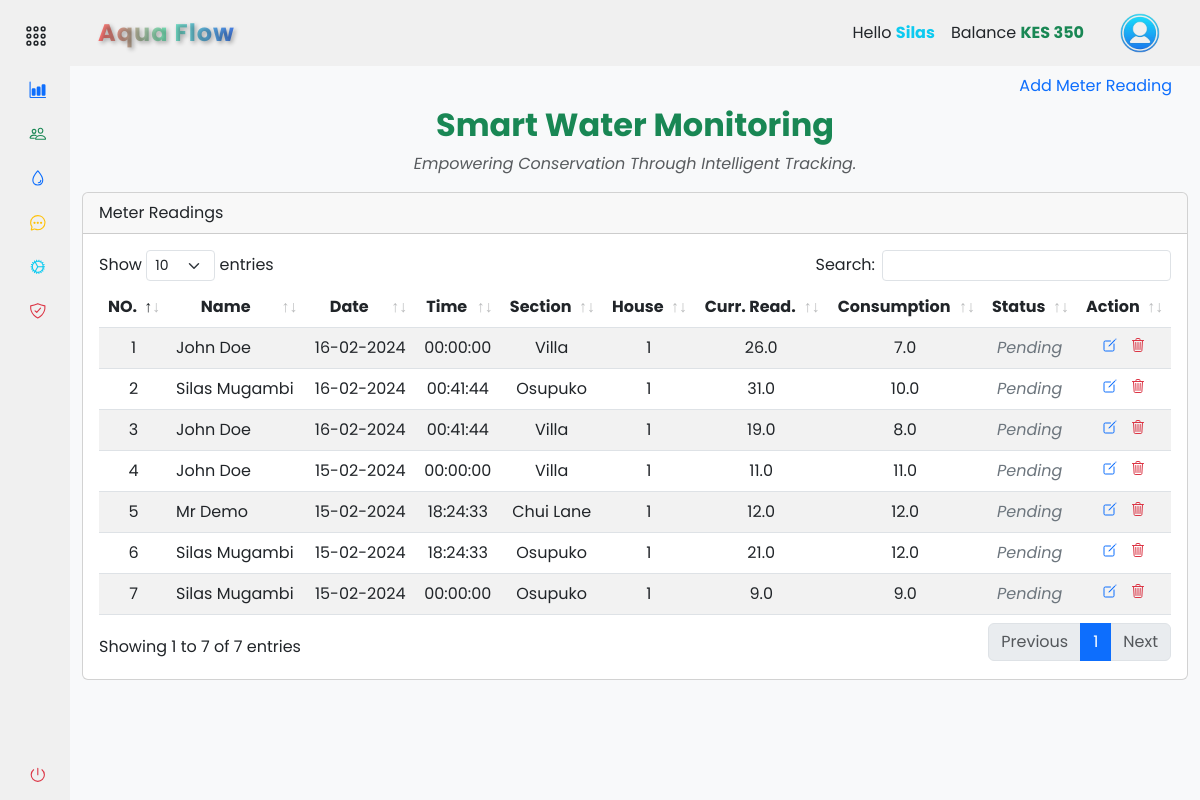
/accounts/records/meter_readings (signed in), run on the app's committed database.
### app/backend/database/models.py (models this page shows, shortened)
class Settings(db.Model):
    id = db.Column(db.Integer, primary_key=True)
    company_name = db.Column(db.String(255))
    unit_price = db.Column(db.Float)
    service_fee = db.Column(db.Float)
    house_sections = db.Column(db.String(255))
    bank_name = db.Column(db.String(255))
    paybill = db.Column(db.Integer)
    account_number = db.Column(db.Integer)
    contact_number = db.Column(db.String(20))

class User(db.Model, UserMixin):
    id = db.Column(db.Integer, primary_key=True)
    mobile_number = db.Column(db.String(20), unique=True, nullable=False)
    password_hash = db.Column(db.String(128), nullable=False)
    first_name = db.Column(db.String(50))
    last_name = db.Column(db.String(50))
    email = db.Column(db.String(120))
    house_section = db.Column(db.String(50))
    house_number = db.Column(db.String(20))
    profile_image = db.Column(db.String(255))
    is_active = db.Column(db.Boolean, default=True)
    is_admin = db.Column(db.Boolean, default=False)
    balance = db.Column(db.Float, default=0)
    unique_user_id = db.Column(db.String(6), unique=True, nullable=True)
    meter_readings = db.relationship('MeterReading', backref='user', lazy=True)
    payments = db.relationship('Payment', backref='user', lazy=True)

class MeterReading(db.Model):
    id = db.Column(db.Integer, primary_key=True)
    timestamp = db.Column(db.DateTime, default=datetime.now(timezone.utc) + timedelta(hours=3), nullable=False)
    customer_name = db.Column(db.String(50))
    house_section = db.Column(db.String(50))
    house_number = db.Column(db.String(20))
    reading_value = db.Column(db.Float)
    consumed = db.Column(db.Float)
    unit_price = db.Column(db.Float)
    service_fee = db.Column(db.Float)
    sub_total_price = db.Column(db.Float)
    total_price = db.Column(db.Float)
    reading_status = db.Column(db.Boolean, default=False)
    unique_user_id = db.Column(db.String(6))
    user_id = db.Column(db.Integer, db.ForeignKey('user.id'), nullable=False)
    payments = db.relationship('Payment', backref='meter_reading', lazy=True)

### app/backend/accounts/records/routes.py (the view, shortened to what this page needs)
@records_bp.route('/meter_readings', methods=['GET', 'POST'])
@login_required
def meter_readings():
    add_meter_reading_form = AddMeterReadingForm()
    edit_meter_reading_form = EditMeterReadingForm()
    house_sections = db.session.query(User.house_section.distinct()).all()
    meter_readings = get_meter_readings(current_user)
    return render_template('accounts/meter_readings.html', house_sections=house_sections, meter_readings=meter_readings, form=add_meter_reading_form, edit_form=edit_meter_reading_form, hide_footer=True)

### app/backend/accounts/records/forms.py
class AddMeterReadingForm(FlaskForm):
    house_section = StringField('House Section:', validators=[DataRequired()])
    house_number = StringField('House Number:', validators=[DataRequired()])
    reading_value = FloatField('Reading Value:', validators=[DataRequired()])
    submit = SubmitField('Submit')

class EditMeterReadingForm(FlaskForm):
    customer_name = StringField('Customer Name', validators=[DataRequired()])
    house_section = StringField('House Section', validators=[DataRequired()])
    house_number = StringField('House Number', validators=[DataRequired()])
    reading_value = FloatField('Reading Value', validators=[DataRequired()])
    consumed = FloatField('Consumed Units', validators=[DataRequired()])
    unit_price = FloatField('Unit Price', validators=[DataRequired()])
    total_price = FloatField('Total Price', validators=[DataRequired()])
    timestamp = DateField('Reading Date', validators=[DataRequired()])
    submit = SubmitField('Update')

### app/backend/accounts/accounts_context.py (called while the page is built)
def accounts_context():
    settings = Settings.query.first()
    company_name = settings.company_name if settings else 'ApoGen'
    bank_name = settings.bank_name if settings else 'M-Pesa'
    paybill = settings.paybill if settings else '123456'
    account_number = settings.account_number if settings else '123456789'
    contact_number = settings.contact_number if settings else '0722000111'
    total_bill = db.session.query(func.sum(MeterReading.total_price)).filter(MeterReading.reading_status == False).scalar()
    total_bill = total_bill or 0
    return {
        'company_name': company_name,
        'bank_name': bank_name,
        'paybill': paybill,
        'account_number': account_number,
        'contact_number': contact_number,
        'total_bill': total_bill
    }

def inject_now():
    return {'now': datetime.utcnow() + timedelta(hours=3)}

### app/backend/accounts/records/meter_readings.py (called while the page is built)
def get_meter_readings(current_user):
    query_meter_reading_data = MeterReading.query
    if not current_user.is_admin:
        query_meter_reading_data = query_meter_reading_data.filter(MeterReading.user_id == current_user.id)
    meter_reading_data = query_meter_reading_data.all()
    return meter_reading_data

### app/frontend/templates/accounts/meter_readings.html (shortened to what this page needs)
{% extends 'base.html' %} {% block content %}
<section class="container-fluid">
  <ul class="nav nav-pills justify-content-end border-0">
    <li type="button" class="nav-item">
      <a
        class="nav-link"
        data-bs-toggle="modal"
        data-bs-target="#addMeterReadingModal"
        >Add Meter Reading</a
      >
    </li>
  </ul>
  <div class="text-center">
    <h2 class="fw-bold text-success mb-2">Smart Water Monitoring</h2>
    <p class="text-muted fst-italic">
      Empowering Conservation Through Intelligent Tracking.
    </p>
  </div>
  <div class="col-md-12">
    <div class="card mt-3 mb-3">
      <div class="card-header">Meter Readings</div>
      <div class="card-body">
        <div class="table-responsive">
          <table
            class="table table-striped text-center data-table"
            style="width: 100%"
          >
            <thead>
              <tr>
                <th scope="col">NO.</th>
                <th scope="col">Name</th>
                <th scope="col">Date</th>
                <th scope="col">Time</th>
                <th scope="col">Section</th>
                <th scope="col">House</th>
                <th scope="col">Curr. Read.</th>
                <th scope="col">Consumption</th>
                <th scope="col">Status</th>
                <th scope="col">Action</th>
              </tr>
            </thead>
            <tbody>
              {% if meter_readings %} {% for reading in meter_readings | reverse
              %}
              <tr>
                <td>{{ loop.index }}</td>
                <td class="text-start">{{ reading.customer_name.title() }}</td>
                <td>{{ reading.timestamp.strftime('%d-%m-%Y') }}</td>
                <td>
                  {{ reading.timestamp.strftime('%H:%M:%S') if reading.timestamp
                  else '' }}
                </td>
                <td>{{ reading.house_section.title() }}</td>
                <td>{{ reading.house_number }}</td>
                <td>{{ reading.reading_value }}</td>
                <td>{{ reading.consumed }}</td>
                <td
                  class="fst-italic {% if reading.reading_status %}text-success{% else %}text-secondary{% endif %}"
                >
                  {{ 'Cleared' if reading.reading_status else 'Pending' }}
                </td>
                <td>
                  <a
                    action="{{ url_for('accounts.records.edit_meter_reading', meter_reading_id=reading.id) }}"
                    class="me-2"
                    data-bs-toggle="modal"
                    data-bs-target="#editConfirmationModal{{ reading.id }}"
                  >
                    <ion-icon
                      name="create-outline"
                      class="text-primary"
                    ></ion-icon>
                  </a>
                  <a
                    action="#deleteConfirmationModal_{{ reading.id }}"
                    class=""
                    data-bs-toggle="modal"
                    data-bs-target="#deleteConfirmationModal_{{ reading.id }}"
                  >
                    <ion-icon
                      name="trash-outline"
                      class="text-danger"
                    ></ion-icon>
                  </a>
                </td>
              </tr>
              {% endfor %}{% else %}
              <tr>
                <td colspan="12">No billing data available</td>
              </tr>
              {% endif %}
            </tbody>
          </table>
        </div>
      </div>
    </div>
  </div>
</section>
{% endblock %}

### app/frontend/templates/components/navbar.html (shortened to what this page needs)
{% if not hide_navbar %}
<header
  id="navbar"
  class="navbar navbar-expand-lg sticky-sm-top {% if not current_user.is_authenticated %}bg-dark{% endif %}"
>
  <div class="container-fluid">
    <a
      class="navbar-brand text-center d-flex align-items-center fw-bold ms-3 {% if not current_user.is_authenticated %}text-light{% else %}gradient-text{% endif %}"
      href="#"
    >
      {% if company_name %}{{ company_name.title() }}{% else %}ApoGen{% endif %}
    </a>
    <div class="collapse navbar-collapse" id="navbarToggler">
      <div class="d-flex align-items-center ms-auto">
         {% if current_user.is_authenticated %}
        <ul class="navbar-nav me-3">
          <li class="nav-item">
            <a class="nav-link text-dark">
              Hello
              <span class="text-info fw-bold"
                >{{ current_user.first_name.title() }}</span
              >
            </a>
          </li>
          <li class="nav-item">
            <a class="nav-link text-dark">
              Balance
              <span
                class="fw-bold {% if current_user.balance > 0 %}text-success{% elif current_user.balance == 0 %}text-dark{% else %}text-danger{% endif %}"
                >KES {{ "%0.0f"|format(current_user.balance) }}</span
              >
            </a>
          </li>
        </ul>
        <div class="btn-group">
          <button
            type="button"
            class="btn navbar-brand rounded-circle border-0"
            data-bs-toggle="dropdown"
            aria-expanded="false"
          >
            <img
              src="{{ url_for('static', filename='images/user.png') }}"
              alt="logo image"
              height="40px"
              width="40px"
            />
          </button>
        </div>
        {% endif %}
      </div>
    </div>
  </div>
</header>
{% endif %}

### app/frontend/static/css/styles.css (style rules this page uses)
a { text-decoration: none; cursor: pointer; }
li { list-style: none; }
button { border: none !important; outline: none; }
body { font-family: "Poppins", sans-serif; }
.navbar, #sidebar { background-color: #f0f0f0; z-index: 1000; }
.navbar-brand { font-size: 24px; letter-spacing: 1px; text-decoration: none; transition: transform 0.3s ease; }
.gradient-text { background: linear-gradient(to right, #ff6e6e, #78e8bc, #4780ec); -webkit-background-clip: text; -webkit-text-fill-color: transparent; font-weight: bold; text-shadow: 2px 2px 4px rgba(0, 0, 0, 0.3); }

### data on the page
Settings: title "Aqua Flow"
User: first_name "Silas", balance "350"
MeterReading: customer_name "John Doe", timestamp "16-02-2024", timestamp "00:00:00", house_section "Villa", house_number "1", reading_value "26.0", consumed "7.0", reading_status "Pending"
MeterReading: customer_name "Silas Mugambi", timestamp "16-02-2024", timestamp "00:41:44", house_section "Osupuko", house_number "1", reading_value "31.0", consumed "10.0", reading_status "Pending"
MeterReading: customer_name "John Doe", timestamp "16-02-2024", timestamp "00:41:44", house_section "Villa", house_number "1", reading_value "19.0", consumed "8.0", reading_status "Pending"
MeterReading: customer_name "John Doe", timestamp "15-02-2024", timestamp "00:00:00", house_section "Villa", house_number "1", reading_value "11.0", consumed "11.0", reading_status "Pending"
MeterReading: customer_name "Mr Demo", timestamp "15-02-2024", timestamp "18:24:33", house_section "Chui Lane", house_number "1", reading_value "12.0", consumed "12.0", reading_status "Pending"
MeterReading: customer_name "Silas Mugambi", timestamp "15-02-2024", timestamp "18:24:33", house_section "Osupuko", house_number "1", reading_value "21.0", consumed "12.0", reading_status "Pending"
MeterReading: customer_name "Silas Mugambi", timestamp "15-02-2024", timestamp "00:00:00", house_section "Osupuko", house_number "1", reading_value "9.0", consumed "9.0", reading_status "Pending"
